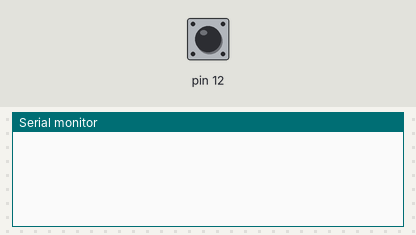
This sketch was run on a simulated Arduino Uno, built with avr-gcc and run on an emulated ATmega328P. Parts: the last lines printed to the serial monitor. The test bench sets the inputs (shaded band); at power-on: pin 12 HIGH.

Above: at 0.8 s.
0.9 s: pin 12 pulled LOW for 0.15 s
At 2.2 s:
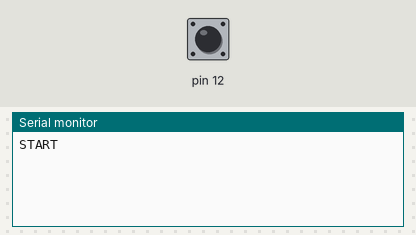
2.5 s: pin 12 pulled LOW for 1 s
At 4.7 s:
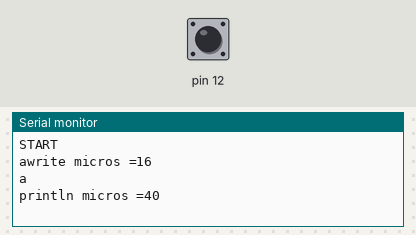
5.0 s: pin 12 pulled LOW for 0.15 s
At 5.22 s:
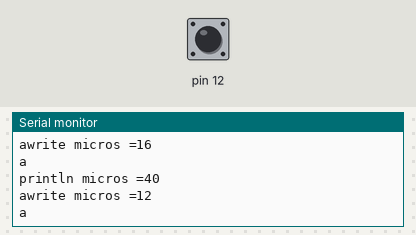

Measured:
- after the input at 0.9 s, the serial monitor: prints a new line after 0.15 s (image 1)
- after the input at 2.5 s, the serial monitor: prints a new line after 1.0 s (image 2)
- after the input at 5.0 s, the serial monitor: prints a new line after 0.15 s (image 3)

The sketch:

kadai11-2-2.ino
```cpp
#include <ZumoMotors.h>           // Zumo用モータ制御ライブラリの読み込み
#include <Pushbutton.h>           // Zumo用ユーザボタンライブラリの読み込み
#include <Wire.h>                 // I2C/TWI 通信デバイスの制御用ライブラリの読み込み

unsigned long int timeStart = 0;  // 時間計測用変数
unsigned long int timeEnd = 0;    // 時間計測用変数

int cnt = 0;                      // 送信回数の確認用カウンタ

Pushbutton button(ZUMO_BUTTON);

void setup()
{
  Serial.begin(9600);             // シリアル通信の初期化
  Wire.begin();                   // Wireライブラリの初期化と，I2Cバスとの接続

  button.waitForButton();         // ユーザボタンが押されるまで待つ
  Serial.println("START");        // 文字列をシリアル送信
}

void loop()
{
  button.waitForButton();         // ユーザボタンが押されるまで待つ
  //millis
  /*
  timeStart = millis();           // 現在の時間取得
  Serial.write("a");
  timeEnd = millis();             // 現在の時間取得

  delay(50); // 50ms待つ
  Serial.print("write millis =");
  Serial.println(timeEnd-timeStart);    // 経過時間をシリアル送信

  timeStart = millis();           // 現在の時間取得
  Serial.println("a");
  timeEnd = millis();             // 現在の時間取得

  delay(50);
  Serial.print("println millis =");// 150ms待つ
  Serial.println(timeEnd-timeStart);    // 経過時間をシリアル送信
  */
  timeStart = micros();           // 現在の時間取得
  Serial.write("a");
  timeEnd = micros();             // 現在の時間取得

  delay(50); // 50ms待つ
  Serial.print("write micros =");
  Serial.println(timeEnd-timeStart);    // 経過時間をシリアル送信

  timeStart = micros();           // 現在の時間取得
  Serial.println("a");
  timeEnd = micros();             // 現在の時間取得

  delay(50);
  Serial.print("println micros =");// 150ms待つ
  Serial.println(timeEnd-timeStart);
}
```
